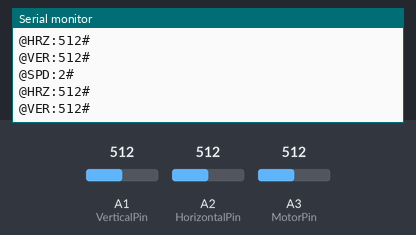
A program run on a simulated Arduino Uno, built with avr-gcc and run on an emulated ATmega328P. On the bench: the last lines printed to the serial monitor. The inputs (shaded band) are chosen by the test bench; at power-on: A2 (HorizontalPin) = 512, A1 (VerticalPin) = 512, A3 (MotorPin) = 512.

Above: at 4.2 s.
4.3 s: A2 (HorizontalPin) set to 11
At 5.2 s:
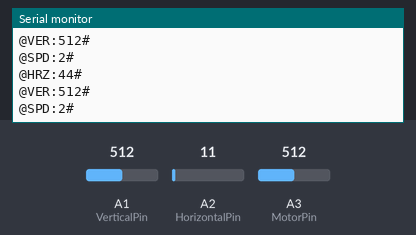
5.8 s: A2 (HorizontalPin) set to 8
At 6.4 s:
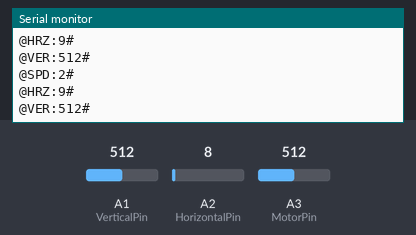
7.3 s: A2 (HorizontalPin) set to 991
At 8.4 s:
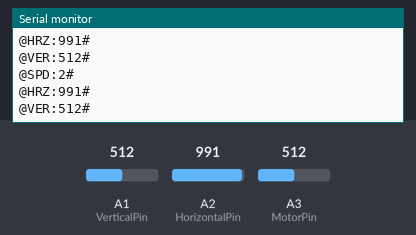
8.8 s: A2 (HorizontalPin) set to 1007
At 9.8 s:
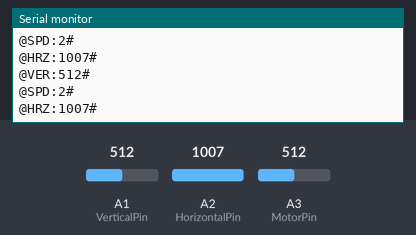
Timing chart, 0 to 11.8 s (numbered marks = the images above; inputs shaded):
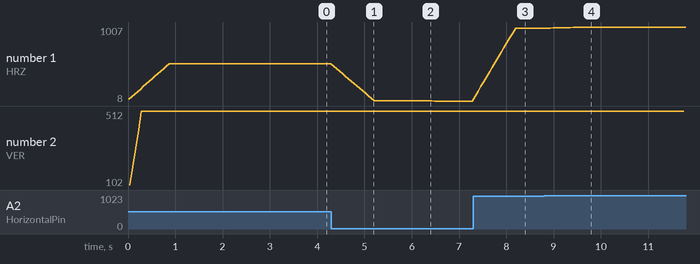

The program:

main.cpp
```cpp
#include <Arduino.h>
#include <string.h>

// TODO: Make sure pins are equal to the ones currently in use, so the client wont have to switch stuff around

// PIN DEFINES
#define MotorPin A3
#define HorizontalPin A2
#define VerticalPin A1

// DATA DEFINES
#define StartMarker '@'
#define PayloadMarker ':'
#define EndMarker '#'

#define SpeedProtocol "SPD"
#define HorizontalProtocol "HRZ"
#define VerticalProtocol "VER"

// SERIAL DEFINES
#define BaudRate 9600
#define MessageDelay 50

// CYCLING DEFINES
#define ResetDelay 500
int lastPing = 0;
int CycleState = LOW;
int Rotations = 0;

// SPEED DEFINES
#define MinSpeed 0
#define MaxSpeed 5

#define VerticalArraySize 5
#define HorizontalArraySize 15

int VerticalData[VerticalArraySize];
int HorizontalData[HorizontalArraySize];

bool sensorState;
int HorizontalTilt, VerticalTilt, Speed;

void setup()
{
  pinMode(MotorPin,INPUT);
  pinMode(HorizontalPin,INPUT);
  pinMode(VerticalPin,INPUT);
  Serial.begin(BaudRate);
}

void ReadSpeed() // Will return the speed that the thing is being driven by.
{
  int check = digitalRead(MotorPin);
  if(CycleState != check)
  {
    if(check == LOW)
    {
      Rotations++;
    }
    CycleState = check;
  }
  return;
}

void ResetRotations()
{
  Rotations = 0;
  lastPing = millis();
}

void SendMessage(char protocol[], int value)
{
  Serial.print(StartMarker);
  Serial.print(protocol);
  Serial.print(PayloadMarker);
  Serial.print(value);
  Serial.println(EndMarker);
  delay(20);
}

int CalculateAverage(int* array, int size, int data)
{
  int total = 0;
  for (int i = 0; i < size - 1; i++)
  {
    *array = *(array + 1);
    total += *array;
    array++;
  }
  *array = data;
  total += data;
  return total / size;
}

void loop()
{
  HorizontalTilt = analogRead(HorizontalPin);
  VerticalTilt = analogRead(VerticalPin);
  Speed = map(analogRead(MotorPin),0,1023,MinSpeed,MaxSpeed);

  if(millis() > ResetDelay + lastPing) ResetRotations();

  SendMessage(SpeedProtocol,Speed);
  SendMessage(HorizontalProtocol,CalculateAverage(&HorizontalData[0],HorizontalArraySize,HorizontalTilt));
  SendMessage(VerticalProtocol,CalculateAverage(&VerticalData[0],VerticalArraySize,VerticalTilt));
}
```

Measured:
- the behaviour switches between 10 and 9 on A2 (HorizontalPin) (found by bisection; images 1 and 2)
- the behaviour switches between 999 and 1000 on A2 (HorizontalPin) (found by bisection; images 3 and 4)
- after the input at 4.3 s, the serial monitor: prints a new line after 0.05 s (image 1)
- after the input at 5.8 s, the serial monitor: prints a new line after 0.08 s (image 2)
- after the input at 7.3 s, the serial monitor: prints a new line at once (image 3)
- after the input at 8.8 s, the serial monitor: prints a new line after 0.07 s (image 4)
- plotted number 1: 512 → 11 after the input at 4.3 s, 11 → 8 after the input at 5.8 s, 8 → 991 after the input at 7.3 s, 991 → 1007 after the input at 8.8 s
